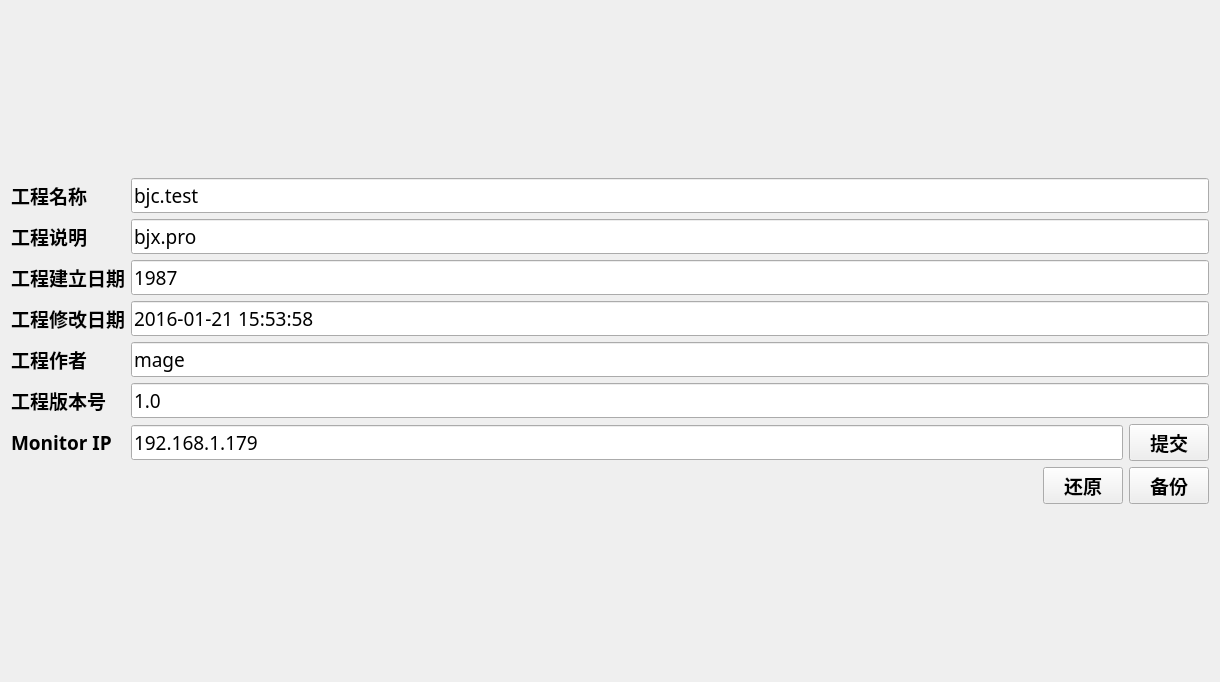
<?xml version="1.0" encoding="UTF-8"?>
<ui version="4.0">
 <class>UI_Current_project</class>
 <widget class="QWidget" name="UI_Current_project">
  <property name="geometry">
   <rect>
    <x>0</x>
    <y>0</y>
    <width>1220</width>
    <height>682</height>
   </rect>
  </property>
  <property name="windowTitle">
   <string>Form</string>
  </property>
  <layout class="QGridLayout" name="gridLayout_2">
   <item row="0" column="0">
    <spacer name="verticalSpacer">
     <property name="orientation">
      <enum>Qt::Vertical</enum>
     </property>
     <property name="sizeHint" stdset="0">
      <size>
       <width>20</width>
       <height>196</height>
      </size>
     </property>
    </spacer>
   </item>
   <item row="1" column="0">
    <layout class="QGridLayout" name="gridLayout">
     <item row="0" column="0">
      <widget class="QLabel" name="label">
       <property name="sizePolicy">
        <sizepolicy hsizetype="Fixed" vsizetype="Preferred">
         <horstretch>0</horstretch>
         <verstretch>0</verstretch>
        </sizepolicy>
       </property>
       <property name="font">
        <font>
         <family>黑体</family>
         <pointsize>14</pointsize>
         <weight>75</weight>
         <bold>true</bold>
        </font>
       </property>
       <property name="text">
        <string>工程名称</string>
       </property>
      </widget>
     </item>
     <item row="0" column="1" colspan="3">
      <widget class="QLineEdit" name="lineEdit">
       <property name="sizePolicy">
        <sizepolicy hsizetype="Expanding" vsizetype="Fixed">
         <horstretch>0</horstretch>
         <verstretch>0</verstretch>
        </sizepolicy>
       </property>
       <property name="font">
        <font>
         <family>黑体</family>
         <pointsize>14</pointsize>
         <weight>50</weight>
         <bold>false</bold>
        </font>
       </property>
       <property name="text">
        <string>bjc.test</string>
       </property>
       <property name="readOnly">
        <bool>true</bool>
       </property>
      </widget>
     </item>
     <item row="1" column="0">
      <widget class="QLabel" name="label_2">
       <property name="font">
        <font>
         <family>黑体</family>
         <pointsize>14</pointsize>
         <weight>75</weight>
         <bold>true</bold>
        </font>
       </property>
       <property name="text">
        <string>工程说明</string>
       </property>
      </widget>
     </item>
     <item row="1" column="1" colspan="3">
      <widget class="QLineEdit" name="lineEdit_2">
       <property name="sizePolicy">
        <sizepolicy hsizetype="Expanding" vsizetype="Fixed">
         <horstretch>0</horstretch>
         <verstretch>0</verstretch>
        </sizepolicy>
       </property>
       <property name="font">
        <font>
         <family>黑体</family>
         <pointsize>14</pointsize>
         <weight>50</weight>
         <bold>false</bold>
        </font>
       </property>
       <property name="text">
        <string>bjx.pro</string>
       </property>
       <property name="readOnly">
        <bool>true</bool>
       </property>
      </widget>
     </item>
     <item row="2" column="0">
      <widget class="QLabel" name="label_3">
       <property name="font">
        <font>
         <family>黑体</family>
         <pointsize>14</pointsize>
         <weight>75</weight>
         <bold>true</bold>
        </font>
       </property>
       <property name="text">
        <string>工程建立日期</string>
       </property>
      </widget>
     </item>
     <item row="2" column="1" colspan="3">
      <widget class="QLineEdit" name="lineEdit_3">
       <property name="sizePolicy">
        <sizepolicy hsizetype="Expanding" vsizetype="Fixed">
         <horstretch>0</horstretch>
         <verstretch>0</verstretch>
        </sizepolicy>
       </property>
       <property name="font">
        <font>
         <family>黑体</family>
         <pointsize>14</pointsize>
         <weight>50</weight>
         <bold>false</bold>
        </font>
       </property>
       <property name="text">
        <string>1987</string>
       </property>
       <property name="readOnly">
        <bool>true</bool>
       </property>
      </widget>
     </item>
     <item row="3" column="0">
      <widget class="QLabel" name="label_4">
       <property name="font">
        <font>
         <family>黑体</family>
         <pointsize>14</pointsize>
         <weight>75</weight>
         <bold>true</bold>
        </font>
       </property>
       <property name="text">
        <string>工程修改日期</string>
       </property>
      </widget>
     </item>
     <item row="3" column="1" colspan="3">
      <widget class="QLineEdit" name="lineEdit_4">
       <property name="sizePolicy">
        <sizepolicy hsizetype="Expanding" vsizetype="Fixed">
         <horstretch>0</horstretch>
         <verstretch>0</verstretch>
        </sizepolicy>
       </property>
       <property name="font">
        <font>
         <family>黑体</family>
         <pointsize>14</pointsize>
         <weight>50</weight>
         <bold>false</bold>
        </font>
       </property>
       <property name="text">
        <string>2016-01-21 15:53:58</string>
       </property>
       <property name="readOnly">
        <bool>true</bool>
       </property>
      </widget>
     </item>
     <item row="4" column="0">
      <widget class="QLabel" name="label_5">
       <property name="font">
        <font>
         <family>黑体</family>
         <pointsize>14</pointsize>
         <weight>75</weight>
         <bold>true</bold>
        </font>
       </property>
       <property name="text">
        <string>工程作者</string>
       </property>
      </widget>
     </item>
     <item row="4" column="1" colspan="3">
      <widget class="QLineEdit" name="lineEdit_5">
       <property name="sizePolicy">
        <sizepolicy hsizetype="Expanding" vsizetype="Fixed">
         <horstretch>0</horstretch>
         <verstretch>0</verstretch>
        </sizepolicy>
       </property>
       <property name="font">
        <font>
         <family>黑体</family>
         <pointsize>14</pointsize>
         <weight>50</weight>
         <bold>false</bold>
        </font>
       </property>
       <property name="text">
        <string>mage</string>
       </property>
       <property name="readOnly">
        <bool>true</bool>
       </property>
      </widget>
     </item>
     <item row="5" column="0">
      <widget class="QLabel" name="label_6">
       <property name="font">
        <font>
         <family>黑体</family>
         <pointsize>14</pointsize>
         <weight>75</weight>
         <bold>true</bold>
        </font>
       </property>
       <property name="text">
        <string>工程版本号</string>
       </property>
      </widget>
     </item>
     <item row="5" column="1" colspan="3">
      <widget class="QLineEdit" name="lineEdit_6">
       <property name="sizePolicy">
        <sizepolicy hsizetype="Expanding" vsizetype="Fixed">
         <horstretch>0</horstretch>
         <verstretch>0</verstretch>
        </sizepolicy>
       </property>
       <property name="font">
        <font>
         <family>黑体</family>
         <pointsize>14</pointsize>
         <weight>50</weight>
         <bold>false</bold>
        </font>
       </property>
       <property name="text">
        <string>1.0</string>
       </property>
       <property name="readOnly">
        <bool>true</bool>
       </property>
      </widget>
     </item>
     <item row="6" column="0">
      <widget class="QLabel" name="label_7">
       <property name="font">
        <font>
         <family>黑体</family>
         <pointsize>14</pointsize>
         <weight>75</weight>
         <bold>true</bold>
        </font>
       </property>
       <property name="text">
        <string>Monitor IP</string>
       </property>
      </widget>
     </item>
     <item row="6" column="1" colspan="2">
      <widget class="QLineEdit" name="lineEdit_7">
       <property name="sizePolicy">
        <sizepolicy hsizetype="Expanding" vsizetype="Fixed">
         <horstretch>0</horstretch>
         <verstretch>0</verstretch>
        </sizepolicy>
       </property>
       <property name="font">
        <font>
         <family>黑体</family>
         <pointsize>14</pointsize>
         <weight>50</weight>
         <bold>false</bold>
        </font>
       </property>
       <property name="text">
        <string>192.168.1.179</string>
       </property>
       <property name="readOnly">
        <bool>true</bool>
       </property>
      </widget>
     </item>
     <item row="6" column="3">
      <widget class="QPushButton" name="pushButton">
       <property name="sizePolicy">
        <sizepolicy hsizetype="Fixed" vsizetype="Fixed">
         <horstretch>0</horstretch>
         <verstretch>0</verstretch>
        </sizepolicy>
       </property>
       <property name="font">
        <font>
         <family>黑体</family>
         <pointsize>14</pointsize>
         <weight>75</weight>
         <bold>true</bold>
        </font>
       </property>
       <property name="text">
        <string>   提交   </string>
       </property>
      </widget>
     </item>
     <item row="7" column="0" colspan="2">
      <spacer name="horizontalSpacer">
       <property name="orientation">
        <enum>Qt::Horizontal</enum>
       </property>
       <property name="sizeHint" stdset="0">
        <size>
         <width>198</width>
         <height>20</height>
        </size>
       </property>
      </spacer>
     </item>
     <item row="7" column="2">
      <widget class="QPushButton" name="pushButton_2">
       <property name="sizePolicy">
        <sizepolicy hsizetype="Fixed" vsizetype="Fixed">
         <horstretch>0</horstretch>
         <verstretch>0</verstretch>
        </sizepolicy>
       </property>
       <property name="font">
        <font>
         <family>黑体</family>
         <pointsize>14</pointsize>
         <weight>75</weight>
         <bold>true</bold>
        </font>
       </property>
       <property name="text">
        <string>   还原   </string>
       </property>
      </widget>
     </item>
     <item row="7" column="3">
      <widget class="QPushButton" name="pushButton_3">
       <property name="sizePolicy">
        <sizepolicy hsizetype="Preferred" vsizetype="Fixed">
         <horstretch>0</horstretch>
         <verstretch>0</verstretch>
        </sizepolicy>
       </property>
       <property name="font">
        <font>
         <family>黑体</family>
         <pointsize>14</pointsize>
         <weight>75</weight>
         <bold>true</bold>
        </font>
       </property>
       <property name="text">
        <string>   备份   </string>
       </property>
      </widget>
     </item>
    </layout>
   </item>
   <item row="2" column="0">
    <spacer name="verticalSpacer_2">
     <property name="orientation">
      <enum>Qt::Vertical</enum>
     </property>
     <property name="sizeHint" stdset="0">
      <size>
       <width>20</width>
       <height>196</height>
      </size>
     </property>
    </spacer>
   </item>
  </layout>
 </widget>
 <resources/>
 <connections/>
</ui>
